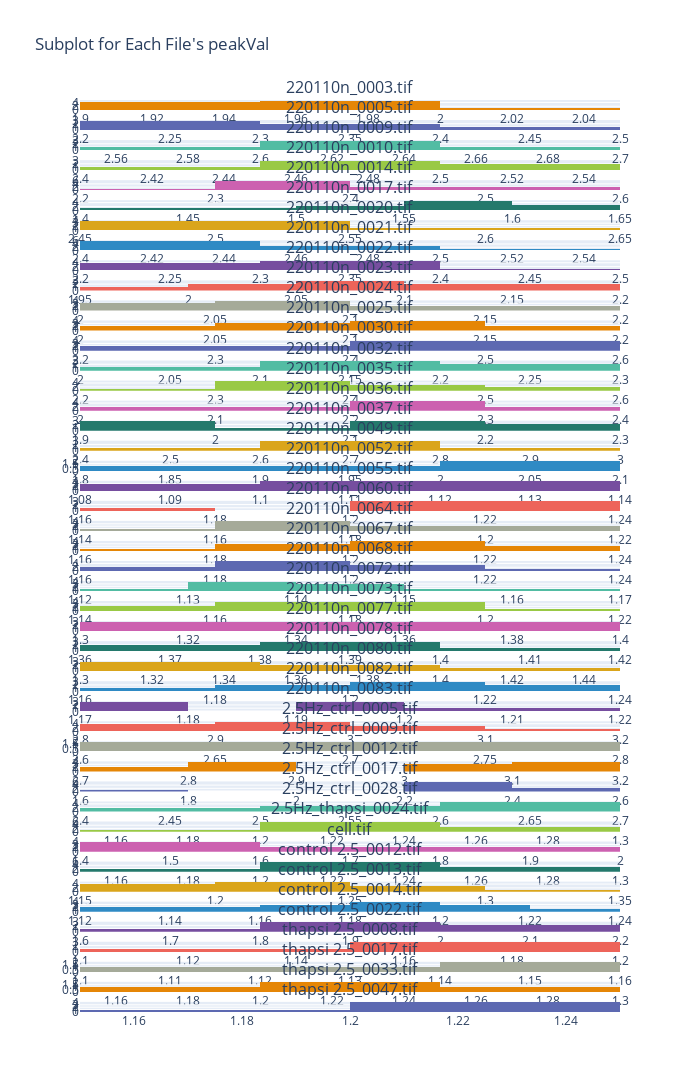

Notebook code for this chart:
### Code cell
# From meeting on 3/7, just trying different histograms
# subset = dfMaster["peakVal"][dfMaster["file"] == "220110n_0014.tif"]
# figure = px.histogram(subset)
# figure.show()

# subset = dfMaster["peakVal"][dfMaster["file"] == "2.5Hz_ctrl_0012.tif"]
# figure = px.histogram(subset)
# figure.show()

# dfMaster.file.unique()
filenames = dfMaster.file.unique()
fig = make_subplots(rows = len(filenames), cols = 1, subplot_titles = filenames) #Two columns creates staggering problems with plots



for index, file in enumerate(dfMaster.file.unique()):
    dfFile =dfMaster.loc[dfMaster["file"] == file]

    #We split the subplot into two columns, deciding which column based on odd or even index
    #if (index % 2) == 0: #even col 1
    fig.append_trace(go.Histogram(x= dfFile["peakVal"]), row = index + 1, col = 1)
#     else: #odd col 2
#         fig.append_trace(go.Histogram(x= dfFile["peakVal"]), row = index + 1, col = 2)
        
fig.update_layout(height=7000, width=700, showlegend = False, colorway= px.colors.qualitative.Vivid,
                  title_text="Subplot for Each File's peakVal")

fig.show()

# dfFile =dfMaster.loc[dfMaster["file"] == "2.5Hz_ctrl_0012.tif"]
# display(dfFile)

### Figure 1 — Plotly figure (JSON) as saved in the notebook; plotly's stock layout.template omitted (floating-point values rounded to 4 significant figures)
{"data": [{"type": "histogram", "x": [2.0, 1.965, 1.968, 2.004, 1.976, 1.966, 1.945, 1.926, 1.913, 1.915], "xaxis": "x", "yaxis": "y"}, {"type": "histogram", "x": [2.413, 2.364, 2.347, 2.3, 2.246, 2.232], "xaxis": "x2", "yaxis": "y2"}, {"type": "histogram", "x": [2.661, 2.639, 2.618, 2.601, 2.589], "xaxis": "x3", "yaxis": "y3"}, {"type": "histogram", "x": [2.538, 2.515, 2.498, 2.476, 2.457, 2.438], "xaxis": "x4", "yaxis": "y4"}, {"type": "histogram", "x": [2.545, 2.536, 2.437, 2.433, 2.355, 2.383, 2.366, 2.388, 2.341, 2.317, 2.255], "xaxis": "x5", "yaxis": "y5"}, {"type": "histogram", "x": [1.635, 1.615, 1.608, 1.595, 1.584, 1.58, 1.565, 1.55, 1.507, 1.518, 1.495, 1.436], "xaxis": "x6", "yaxis": "y6"}, {"type": "histogram", "x": [2.608, 2.581, 2.547, 2.534, 2.519, 2.502, 2.49, 2.483, 2.478, 2.452], "xaxis": "x7", "yaxis": "y7"}, {"type": "histogram", "x": [2.533, 2.496, 2.49, 2.475, 2.446, 2.439, 2.441, 2.445, 2.45, 2.42], "xaxis": "x8", "yaxis": "y8"}, {"type": "histogram", "x": [2.374, 2.427, 2.378, 2.383, 2.316, 2.308, 2.25, 2.236, 2.21, 2.211], "xaxis": "x9", "yaxis": "y9"}, {"type": "histogram", "x": [2.182, 2.157, 2.137, 2.104, 2.096, 2.09, 2.055, 2.021, 2.008, 1.99], "xaxis": "x10", "yaxis": "y10"}, {"type": "histogram", "x": [2.092, 2.175, 2.098, 2.155, 2.079, 2.14, 2.041, 2.104, 2.032, 2.085, 2.025], "xaxis": "x11", "yaxis": "y11"}, {"type": "histogram", "x": [2.196, 2.121, 2.177, 2.108, 2.141, 2.096, 2.103, 2.046, 2.085, 2.018, 2.058], "xaxis": "x12", "yaxis": "y12"}, {"type": "histogram", "x": [2.599, 2.536, 2.457, 2.406, 2.338, 2.298], "xaxis": "x13", "yaxis": "y13"}, {"type": "histogram", "x": [2.218, 2.178, 2.205, 2.117, 2.107, 2.069], "xaxis": "x14", "yaxis": "y14"}, {"type": "histogram", "x": [2.439, 2.579, 2.373, 2.509, 2.364, 2.471, 2.353, 2.433, 2.316, 2.399, 2.268], "xaxis": "x15", "yaxis": "y15"}, {"type": "histogram", "x": [2.276, 2.343, 2.204, 2.31, 2.158, 2.271, 2.128, 2.238, 2.095, 2.225, 2.068], "xaxis": "x16", "yaxis": "y16"}, {"type": "histogram", "x": [2.248, 2.025, 2.211, 1.974, 2.177, 1.96, 2.161, 1.979, 2.161], "xaxis": "x17", "yaxis": "y17"}, {"type": "histogram", "x": [2.806, 2.524, 2.77, 2.688, 2.661], "xaxis": "x18", "yaxis": "y18"}, {"type": "histogram", "x": [2.044, 2.003, 1.938, 1.894], "xaxis": "x19", "yaxis": "y19"}, {"type": "histogram", "x": [1.119, 1.127, 1.127, 1.128, 1.125, 1.117, 1.115, 1.106, 1.095, 1.09, 1.088], "xaxis": "x20", "yaxis": "y20"}, {"type": "histogram", "x": [1.217, 1.224, 1.222, 1.225, 1.216, 1.216, 1.179], "xaxis": "x21", "yaxis": "y21"}, {"type": "histogram", "x": [1.213, 1.2, 1.19, 1.183, 1.175, 1.165, 1.165, 1.165, 1.155], "xaxis": "x22", "yaxis": "y22"}, {"type": "histogram", "x": [1.226, 1.225, 1.215, 1.211, 1.207, 1.201, 1.192, 1.183, 1.191, 1.18], "xaxis": "x23", "yaxis": "y23"}, {"type": "histogram", "x": [1.221, 1.215, 1.214, 1.206, 1.198, 1.196, 1.197, 1.187, 1.181, 1.176, 1.161], "xaxis": "x24", "yaxis": "y24"}, {"type": "histogram", "x": [1.162, 1.158, 1.15, 1.147, 1.144, 1.137, 1.137, 1.135, 1.132, 1.122], "xaxis": "x25", "yaxis": "y25"}, {"type": "histogram", "x": [1.213, 1.196, 1.186, 1.189, 1.184, 1.163, 1.167, 1.166, 1.163, 1.157, 1.146], "xaxis": "x26", "yaxis": "y26"}, {"type": "histogram", "x": [1.394, 1.386, 1.368, 1.35, 1.333, 1.313], "xaxis": "x27", "yaxis": "y27"}, {"type": "histogram", "x": [1.406, 1.395, 1.398, 1.383, 1.375, 1.367], "xaxis": "x28", "yaxis": "y28"}, {"type": "histogram", "x": [1.407, 1.377, 1.362, 1.345, 1.329, 1.327], "xaxis": "x29", "yaxis": "y29"}, {"type": "histogram", "x": [1.226, 1.223, 1.213, 1.209, 1.202, 1.192, 1.188, 1.177], "xaxis": "x30", "yaxis": "y30"}, {"type": "histogram", "x": [1.211, 1.2, 1.19, 1.192, 1.191, 1.179, 1.177, 1.177], "xaxis": "x31", "yaxis": "y31"}, {"type": "histogram", "x": [3.119, 3.099, 3.054, 3.038, 2.984, 2.993, 2.993, 2.911, 2.893, 2.965, 2.837, 2.829, 2.819], "xaxis": "x32", "yaxis": "y32"}, {"type": "histogram", "x": [2.763, 2.758, 2.666, 2.736, 2.712, 2.661, 2.622, 2.607], "xaxis": "x33", "yaxis": "y33"}, {"type": "histogram", "x": [3.137, 3.126, 3.177, 3.127, 3.04, 3.034, 3.047, 2.866, 2.87, 2.898, 2.887, 2.758, 2.766], "xaxis": "x34", "yaxis": "y34"}, {"type": "histogram", "x": [2.379, 2.418, 2.334, 2.404, 2.362, 2.36, 2.37, 2.328, 1.788], "xaxis": "x35", "yaxis": "y35"}, {"type": "histogram", "x": [2.688, 2.677, 2.644, 2.603, 2.622, 2.592, 2.565, 2.52, 2.483, 2.43], "xaxis": "x36", "yaxis": "y36"}, {"type": "histogram", "x": [1.293, 1.275, 1.254, 1.235, 1.228, 1.224, 1.228, 1.219, 1.204, 1.197], "xaxis": "x37", "yaxis": "y37"}, {"type": "histogram", "x": [1.586, 1.868, 1.555, 1.831, 1.54, 1.786, 1.563, 1.752], "xaxis": "x38", "yaxis": "y38"}, {"type": "histogram", "x": [1.296, 1.296, 1.273, 1.249, 1.231, 1.235, 1.217, 1.217, 1.194, 1.215, 1.196], "xaxis": "x39", "yaxis": "y39"}, {"type": "histogram", "x": [1.261, 1.303, 1.232, 1.266, 1.167, 1.222, 1.269, 1.239, 1.176, 1.227, 1.19, 1.19, 1.203], "xaxis": "x40", "yaxis": "y40"}, {"type": "histogram", "x": [1.222, 1.201, 1.202, 1.209, 1.179, 1.192, 1.182, 1.166, 1.152, 1.156, 1.172, 1.182, 1.193, 1.139, 1.125], "xaxis": "x41", "yaxis": "y41"}, {"type": "histogram", "x": [2.103, 1.683, 1.968, 1.956, 1.854, 2.022], "xaxis": "x42", "yaxis": "y42"}, {"type": "histogram", "x": [1.175, 1.192, 1.174, 1.119], "xaxis": "x43", "yaxis": "y43"}, {"type": "histogram", "x": [1.141, 1.145, 1.136, 1.11], "xaxis": "x44", "yaxis": "y44"}, {"type": "histogram", "x": [1.261, 1.238, 1.226, 1.198], "xaxis": "x45", "yaxis": "y45"}, {"type": "histogram", "x": [1.237, 1.238, 1.237, 1.2, 1.169], "xaxis": "x46", "yaxis": "y46"}], "layout": {"annotations": [{"font": {"size": 16}, "showarrow": false, "text": "220110n_0003.tif", "x": 0.5, "xanchor": "center", "xref": "paper", "y": 1.0, "yanchor": "bottom", "yref": "paper"}, {"font": {"size": 16}, "showarrow": false, "text": "220110n_0005.tif", "x": 0.5, "xanchor": "center", "xref": "paper", "y": 0.978, "yanchor": "bottom", "yref": "paper"}, {"font": {"size": 16}, "showarrow": false, "text": "220110n_0009.tif", "x": 0.5, "xanchor": "center", "xref": "paper", "y": 0.956, "yanchor": "bottom", "yref": "paper"}, {"font": {"size": 16}, "showarrow": false, "text": "220110n_0010.tif", "x": 0.5, "xanchor": "center", "xref": "paper", "y": 0.9341, "yanchor": "bottom", "yref": "paper"}, {"font": {"size": 16}, "showarrow": false, "text": "220110n_0014.tif", "x": 0.5, "xanchor": "center", "xref": "paper", "y": 0.9121, "yanchor": "bottom", "yref": "paper"}, {"font": {"size": 16}, "showarrow": false, "text": "220110n_0017.tif", "x": 0.5, "xanchor": "center", "xref": "paper", "y": 0.8901, "yanchor": "bottom", "yref": "paper"}, {"font": {"size": 16}, "showarrow": false, "text": "220110n_0020.tif", "x": 0.5, "xanchor": "center", "xref": "paper", "y": 0.8681, "yanchor": "bottom", "yref": "paper"}, {"font": {"size": 16}, "showarrow": false, "text": "220110n_0021.tif", "x": 0.5, "xanchor": "center", "xref": "paper", "y": 0.8462, "yanchor": "bottom", "yref": "paper"}, {"font": {"size": 16}, "showarrow": false, "text": "220110n_0022.tif", "x": 0.5, "xanchor": "center", "xref": "paper", "y": 0.8242, "yanchor": "bottom", "yref": "paper"}, {"font": {"size": 16}, "showarrow": false, "text": "220110n_0023.tif", "x": 0.5, "xanchor": "center", "xref": "paper", "y": 0.8022, "yanchor": "bottom", "yref": "paper"}, {"font": {"size": 16}, "showarrow": false, "text": "220110n_0024.tif", "x": 0.5, "xanchor": "center", "xref": "paper", "y": 0.7802, "yanchor": "bottom", "yref": "paper"}, {"font": {"size": 16}, "showarrow": false, "text": "220110n_0025.tif", "x": 0.5, "xanchor": "center", "xref": "paper", "y": 0.7583, "yanchor": "bottom", "yref": "paper"}, {"font": {"size": 16}, "showarrow": false, "text": "220110n_0030.tif", "x": 0.5, "xanchor": "center", "xref": "paper", "y": 0.7363, "yanchor": "bottom", "yref": "paper"}, {"font": {"size": 16}, "showarrow": false, "text": "220110n_0032.tif", "x": 0.5, "xanchor": "center", "xref": "paper", "y": 0.7143, "yanchor": "bottom", "yref": "paper"}, {"font": {"size": 16}, "showarrow": false, "text": "220110n_0035.tif", "x": 0.5, "xanchor": "center", "xref": "paper", "y": 0.6923, "yanchor": "bottom", "yref": "paper"}, {"font": {"size": 16}, "showarrow": false, "text": "220110n_0036.tif", "x": 0.5, "xanchor": "center", "xref": "paper", "y": 0.6704, "yanchor": "bottom", "yref": "paper"}, {"font": {"size": 16}, "showarrow": false, "text": "220110n_0037.tif", "x": 0.5, "xanchor": "center", "xref": "paper", "y": 0.6484, "yanchor": "bottom", "yref": "paper"}, {"font": {"size": 16}, "showarrow": false, "text": "220110n_0049.tif", "x": 0.5, "xanchor": "center", "xref": "paper", "y": 0.6264, "yanchor": "bottom", "yref": "paper"}, {"font": {"size": 16}, "showarrow": false, "text": "220110n_0052.tif", "x": 0.5, "xanchor": "center", "xref": "paper", "y": 0.6044, "yanchor": "bottom", "yref": "paper"}, {"font": {"size": 16}, "showarrow": false, "text": "220110n_0055.tif", "x": 0.5, "xanchor": "center", "xref": "paper", "y": 0.5825, "yanchor": "bottom", "yref": "paper"}, {"font": {"size": 16}, "showarrow": false, "text": "220110n_0060.tif", "x": 0.5, "xanchor": "center", "xref": "paper", "y": 0.5605, "yanchor": "bottom", "yref": "paper"}, {"font": {"size": 16}, "showarrow": false, "text": "220110n_0064.tif", "x": 0.5, "xanchor": "center", "xref": "paper", "y": 0.5385, "yanchor": "bottom", "yref": "paper"}, {"font": {"size": 16}, "showarrow": false, "text": "220110n_0067.tif", "x": 0.5, "xanchor": "center", "xref": "paper", "y": 0.5165, "yanchor": "bottom", "yref": "paper"}, {"font": {"size": 16}, "showarrow": false, "text": "220110n_0068.tif", "x": 0.5, "xanchor": "center", "xref": "paper", "y": 0.4946, "yanchor": "bottom", "yref": "paper"}, {"font": {"size": 16}, "showarrow": false, "text": "220110n_0072.tif", "x": 0.5, "xanchor": "center", "xref": "paper", "y": 0.4726, "yanchor": "bottom", "yref": "paper"}, {"font": {"size": 16}, "showarrow": false, "text": "220110n_0073.tif", "x": 0.5, "xanchor": "center", "xref": "paper", "y": 0.4506, "yanchor": "bottom", "yref": "paper"}, {"font": {"size": 16}, "showarrow": false, "text": "220110n_0077.tif", "x": 0.5, "xanchor": "center", "xref": "paper", "y": 0.4286, "yanchor": "bottom", "yref": "paper"}, {"font": {"size": 16}, "showarrow": false, "text": "220110n_0078.tif", "x": 0.5, "xanchor": "center", "xref": "paper", "y": 0.4067, "yanchor": "bottom", "yref": "paper"}, {"font": {"size": 16}, "showarrow": false, "text": "220110n_0080.tif", "x": 0.5, "xanchor": "center", "xref": "paper", "y": 0.3847, "yanchor": "bottom", "yref": "paper"}, {"font": {"size": 16}, "showarrow": false, "text": "220110n_0082.tif", "x": 0.5, "xanchor": "center", "xref": "paper", "y": 0.3627, "yanchor": "bottom", "yref": "paper"}, {"font": {"size": 16}, "showarrow": false, "text": "220110n_0083.tif", "x": 0.5, "xanchor": "center", "xref": "paper", "y": 0.3407, "yanchor": "bottom", "yref": "paper"}, {"font": {"size": 16}, "showarrow": false, "text": "2.5Hz_ctrl_0005.tif", "x": 0.5, "xanchor": "center", "xref": "paper", "y": 0.3188, "yanchor": "bottom", "yref": "paper"}, {"font": {"size": 16}, "showarrow": false, "text": "2.5Hz_ctrl_0009.tif", "x": 0.5, "xanchor": "center", "xref": "paper", "y": 0.2968, "yanchor": "bottom", "yref": "paper"}, {"font": {"size": 16}, "showarrow": false, "text": "2.5Hz_ctrl_0012.tif", "x": 0.5, "xanchor": "center", "xref": "paper", "y": 0.2748, "yanchor": "bottom", "yref": "paper"}, {"font": {"size": 16}, "showarrow": false, "text": "2.5Hz_ctrl_0017.tif", "x": 0.5, "xanchor": "center", "xref": "paper", "y": 0.2528, "yanchor": "bottom", "yref": "paper"}, {"font": {"size": 16}, "showarrow": false, "text": "2.5Hz_ctrl_0028.tif", "x": 0.5, "xanchor": "center", "xref": "paper", "y": 0.2309, "yanchor": "bottom", "yref": "paper"}, {"font": {"size": 16}, "showarrow": false, "text": "2.5Hz_thapsi_0024.tif", "x": 0.5, "xanchor": "center", "xref": "paper", "y": 0.2089, "yanchor": "bottom", "yref": "paper"}, {"font": {"size": 16}, "showarrow": false, "text": "cell.tif", "x": 0.5, "xanchor": "center", "xref": "paper", "y": 0.1869, "yanchor": "bottom", "yref": "paper"}, {"font": {"size": 16}, "showarrow": false, "text": "control 2.5_0012.tif", "x": 0.5, "xanchor": "center", "xref": "paper", "y": 0.1649, "yanchor": "bottom", "yref": "paper"}, {"font": {"size": 16}, "showarrow": false, "text": "control 2.5_0013.tif", "x": 0.5, "xanchor": "center", "xref": "paper", "y": 0.143, "yanchor": "bottom", "yref": "paper"}, {"font": {"size": 16}, "showarrow": false, "text": "control 2.5_0014.tif", "x": 0.5, "xanchor": "center", "xref": "paper", "y": 0.121, "yanchor": "bottom", "yref": "paper"}, {"font": {"size": 16}, "showarrow": false, "text": "control 2.5_0022.tif", "x": 0.5, "xanchor": "center", "xref": "paper", "y": 0.09901, "yanchor": "bottom", "yref": "paper"}, {"font": {"size": 16}, "showarrow": false, "text": "thapsi 2.5_0008.tif", "x": 0.5, "xanchor": "center", "xref": "paper", "y": 0.07703, "yanchor": "bottom", "yref": "paper"}, {"font": {"size": 16}, "showarrow": false, "text": "thapsi 2.5_0017.tif", "x": 0.5, "xanchor": "center", "xref": "paper", "y": 0.05506, "yanchor": "bottom", "yref": "paper"}, {"font": {"size": 16}, "showarrow": false, "text": "thapsi 2.5_0033.tif", "x": 0.5, "xanchor": "center", "xref": "paper", "y": 0.03308, "yanchor": "bottom", "yref": "paper"}, {"font": {"size": 16}, "showarrow": false, "text": "thapsi 2.5_0047.tif", "x": 0.5, "xanchor": "center", "xref": "paper", "y": 0.01111, "yanchor": "bottom", "yref": "paper"}], "colorway": ["rgb(229, 134, 6)", "rgb(93, 105, 177)", "rgb(82, 188, 163)", "rgb(153, 201, 69)", "rgb(204, 97, 176)", "rgb(36, 121, 108)", "rgb(218, 165, 27)", "rgb(47, 138, 196)", "rgb(118, 78, 159)", "rgb(237, 100, 90)", "rgb(165, 170, 153)"], "height": 7000, "showlegend": false, "title": {"text": "Subplot for Each File's peakVal"}, "width": 700, "xaxis": {"anchor": "y", "domain": [0, 1]}, "xaxis10": {"anchor": "y10", "domain": [0, 1]}, "xaxis11": {"anchor": "y11", "domain": [0, 1]}, "xaxis12": {"anchor": "y12", "domain": [0, 1]}, "xaxis13": {"anchor": "y13", "domain": [0, 1]}, "xaxis14": {"anchor": "y14", "domain": [0, 1]}, "xaxis15": {"anchor": "y15", "domain": [0, 1]}, "xaxis16": {"anchor": "y16", "domain": [0, 1]}, "xaxis17": {"anchor": "y17", "domain": [0, 1]}, "xaxis18": {"anchor": "y18", "domain": [0, 1]}, "xaxis19": {"anchor": "y19", "domain": [0, 1]}, "xaxis2": {"anchor": "y2", "domain": [0, 1]}, "xaxis20": {"anchor": "y20", "domain": [0, 1]}, "xaxis21": {"anchor": "y21", "domain": [0, 1]}, "xaxis22": {"anchor": "y22", "domain": [0, 1]}, "xaxis23": {"anchor": "y23", "domain": [0, 1]}, "xaxis24": {"anchor": "y24", "domain": [0, 1]}, "xaxis25": {"anchor": "y25", "domain": [0, 1]}, "xaxis26": {"anchor": "y26", "domain": [0, 1]}, "xaxis27": {"anchor": "y27", "domain": [0, 1]}, "xaxis28": {"anchor": "y28", "domain": [0, 1]}, "xaxis29": {"anchor": "y29", "domain": [0, 1]}, "xaxis3": {"anchor": "y3", "domain": [0, 1]}, "xaxis30": {"anchor": "y30", "domain": [0, 1]}, "xaxis31": {"anchor": "y31", "domain": [0, 1]}, "xaxis32": {"anchor": "y32", "domain": [0, 1]}, "xaxis33": {"anchor": "y33", "domain": [0, 1]}, "xaxis34": {"anchor": "y34", "domain": [0, 1]}, "xaxis35": {"anchor": "y35", "domain": [0, 1]}, "xaxis36": {"anchor": "y36", "domain": [0, 1]}, "xaxis37": {"anchor": "y37", "domain": [0, 1]}, "xaxis38": {"anchor": "y38", "domain": [0, 1]}, "xaxis39": {"anchor": "y39", "domain": [0, 1]}, "xaxis4": {"anchor": "y4", "domain": [0, 1]}, "xaxis40": {"anchor": "y40", "domain": [0, 1]}, "xaxis41": {"anchor": "y41", "domain": [0, 1]}, "xaxis42": {"anchor": "y42", "domain": [0, 1]}, "xaxis43": {"anchor": "y43", "domain": [0, 1]}, "xaxis44": {"anchor": "y44", "domain": [0, 1]}, "xaxis45": {"anchor": "y45", "domain": [0, 1]}, "xaxis46": {"anchor": "y46", "domain": [0, 1]}, "xaxis5": {"anchor": "y5", "domain": [0, 1]}, "xaxis6": {"anchor": "y6", "domain": [0, 1]}, "xaxis7": {"anchor": "y7", "domain": [0, 1]}, "xaxis8": {"anchor": "y8", "domain": [0, 1]}, "xaxis9": {"anchor": "y9", "domain": [0, 1]}, "yaxis": {"anchor": "x", "domain": [0.9889, 1]}, "yaxis10": {"anchor": "x10", "domain": [0.7911, 0.8022]}, "yaxis11": {"anchor": "x11", "domain": [0.7691, 0.7802]}, "yaxis12": {"anchor": "x12", "domain": [0.7472, 0.7583]}, "yaxis13": {"anchor": "x13", "domain": [0.7252, 0.7363]}, "yaxis14": {"anchor": "x14", "domain": [0.7032, 0.7143]}, "yaxis15": {"anchor": "x15", "domain": [0.6812, 0.6923]}, "yaxis16": {"anchor": "x16", "domain": [0.6593, 0.6704]}, "yaxis17": {"anchor": "x17", "domain": [0.6373, 0.6484]}, "yaxis18": {"anchor": "x18", "domain": [0.6153, 0.6264]}, "yaxis19": {"anchor": "x19", "domain": [0.5933, 0.6044]}, "yaxis2": {"anchor": "x2", "domain": [0.9669, 0.978]}, "yaxis20": {"anchor": "x20", "domain": [0.5714, 0.5825]}, "yaxis21": {"anchor": "x21", "domain": [0.5494, 0.5605]}, "yaxis22": {"anchor": "x22", "domain": [0.5274, 0.5385]}, "yaxis23": {"anchor": "x23", "domain": [0.5054, 0.5165]}, "yaxis24": {"anchor": "x24", "domain": [0.4835, 0.4946]}, "yaxis25": {"anchor": "x25", "domain": [0.4615, 0.4726]}, "yaxis26": {"anchor": "x26", "domain": [0.4395, 0.4506]}, "yaxis27": {"anchor": "x27", "domain": [0.4175, 0.4286]}, "yaxis28": {"anchor": "x28", "domain": [0.3956, 0.4067]}, "yaxis29": {"anchor": "x29", "domain": [0.3736, 0.3847]}, "yaxis3": {"anchor": "x3", "domain": [0.9449, 0.956]}, "yaxis30": {"anchor": "x30", "domain": [0.3516, 0.3627]}, "yaxis31": {"anchor": "x31", "domain": [0.3296, 0.3407]}, "yaxis32": {"anchor": "x32", "domain": [0.3077, 0.3188]}, "yaxis33": {"anchor": "x33", "domain": [0.2857, 0.2968]}, "yaxis34": {"anchor": "x34", "domain": [0.2637, 0.2748]}, "yaxis35": {"anchor": "x35", "domain": [0.2417, 0.2528]}, "yaxis36": {"anchor": "x36", "domain": [0.2198, 0.2309]}, "yaxis37": {"anchor": "x37", "domain": [0.1978, 0.2089]}, "yaxis38": {"anchor": "x38", "domain": [0.1758, 0.1869]}, "yaxis39": {"anchor": "x39", "domain": [0.1538, 0.1649]}, "yaxis4": {"anchor": "x4", "domain": [0.923, 0.9341]}, "yaxis40": {"anchor": "x40", "domain": [0.1319, 0.143]}, "yaxis41": {"anchor": "x41", "domain": [0.1099, 0.121]}, "yaxis42": {"anchor": "x42", "domain": [0.0879, 0.09901]}, "yaxis43": {"anchor": "x43", "domain": [0.06593, 0.07703]}, "yaxis44": {"anchor": "x44", "domain": [0.04395, 0.05506]}, "yaxis45": {"anchor": "x45", "domain": [0.02198, 0.03308]}, "yaxis46": {"anchor": "x46", "domain": [0, 0.01111]}, "yaxis5": {"anchor": "x5", "domain": [0.901, 0.9121]}, "yaxis6": {"anchor": "x6", "domain": [0.879, 0.8901]}, "yaxis7": {"anchor": "x7", "domain": [0.857, 0.8681]}, "yaxis8": {"anchor": "x8", "domain": [0.8351, 0.8462]}, "yaxis9": {"anchor": "x9", "domain": [0.8131, 0.8242]}}}
